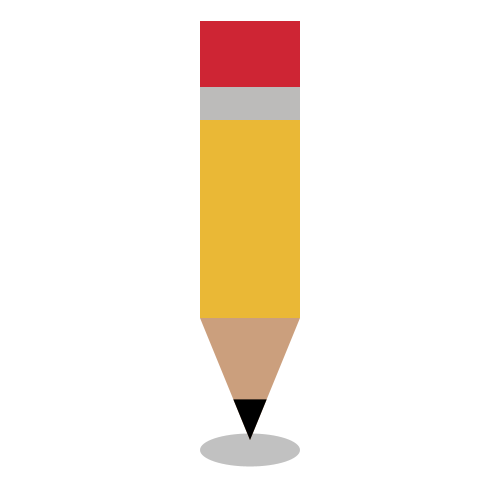
Frame 1 (no input)
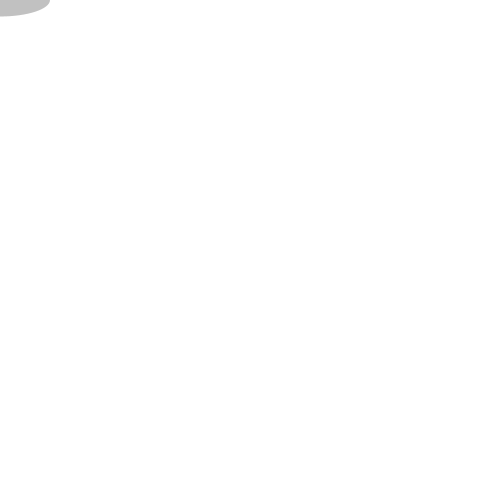
Frame 60 (the mouse pressed at the canvas centre just before this capture)
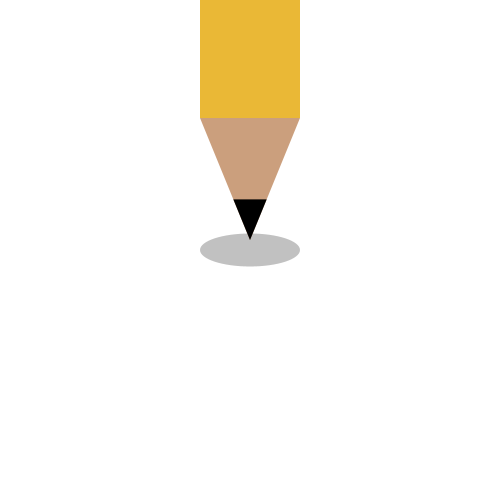
Frame 120 (the mouse held since frame 60 and released just before this capture)

The Processing sketch that drew these frames (run headless with seeded random() and noise(); from frame 60 on, the mouse is pressed at the canvas centre):

// Processing sketch: ChukwuochaChukwunazaA1Q2
// ── ChukwuochaChukwunazaA1Q2.pde
/*Chukwunaza Chukwuocha
comp1010-A02
Assignment 1 Q2

THE NUMBERS VISIBLE IN THE VARIABLE ASSIGNMENTS ARE NOT LITERALS BUT ALEGRAIC EXPRESSIONS FOR SCALING THE SHAPES!!!
*/

//Declaring The Variables for the root shape
float ellipseX; // x coordinate of the ellipse center
float ellipseY; // y coordinate of the ellipse center
float ellipseWidth;
float ellipseHeight;

void setup()
{
  size(500, 500);// the usual canvas size
  ellipseX = (width/2);
  ellipseY = (height-(height/10));
  ellipseWidth = (width/5);
  ellipseHeight = (height/15);
}

void drawCopy()
{
  
// Drwaing the root shape whcih is an ellipse
noStroke();
fill(150, 150);
ellipse(ellipseX, ellipseY, ellipseWidth, ellipseHeight);

//variables for the pencil collar
float pencilCollarX = (ellipseX);
float pencilCollarY = (ellipseY-(ellipseHeight*3/10));
float pencilCollarLeft = (ellipseX-(ellipseWidth/2));
float pencilCollarRight = (ellipseX+(ellipseWidth/2));
float pencilCollarHeight = (ellipseY-(ellipseHeight*4));

//Drwaing the pencil collar
fill(#CB9F7D);
triangle(pencilCollarX, pencilCollarY, pencilCollarLeft, pencilCollarHeight, pencilCollarRight, pencilCollarHeight);

//variables for the Pencil tip
float pencilTipX = pencilCollarX;
float pencilTipY = pencilCollarY;
float pencilTipLeft = pencilCollarLeft + ((pencilCollarRight - pencilCollarLeft)/3);
float pencilTipRight = pencilCollarRight - ((pencilCollarRight - pencilCollarLeft)/3);
float pencilTipHeight = (pencilCollarHeight + ((pencilCollarY-pencilCollarHeight)*2/3));

//Drawing the Pencil tip
fill(0);
triangle(pencilTipX, pencilTipY, pencilTipLeft, pencilTipHeight, pencilTipRight, pencilTipHeight);

//variables for the pencil body
float rect1Width = (pencilCollarRight - pencilCollarLeft);
float rect1Height = ellipseHeight*6;
float rect1X = pencilCollarLeft;
float rect1Y = pencilCollarHeight;

//Drawaing the pencil body
fill(#EAB836);
rect(rect1X,rect1Y, rect1Width, -rect1Height);

//variables for the eraser holder
float rect2Width = rect1Width;
float rect2Height = ellipseHeight;
float rect2X = pencilCollarLeft;
float rect2Y = (pencilCollarHeight - rect1Height);

//Drawing the eraser holder
fill(#BCBBBA);
rect(rect2X, rect2Y, rect2Width, -rect2Height);

//variables for the Eraser
float rect3Width = rect1Width;
float rect3Height = ellipseHeight*2;
float rect3X = pencilCollarLeft;
float rect3Y = rect2Y-rect2Height;

//Drawing the Eraser
fill(#CE2534);
rect(rect3X, rect3Y, rect3Width, -rect3Height);
}

//Attaching the root shape to the location of the Mouse cursor
void moveCopy()
{
  ellipseX = mouseX;
  ellipseY = mouseY;
}

void draw()
{
  background(255);
  drawCopy();
  moveCopy();
}
